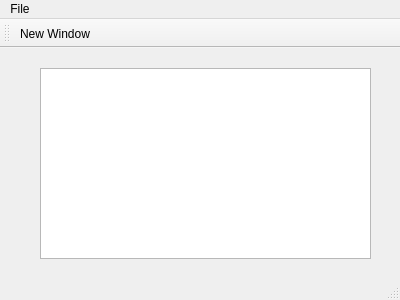
<?xml version="1.0" encoding="UTF-8"?>
<ui version="4.0">
 <class>MainWindow</class>
 <widget class="QMainWindow" name="MainWindow">
  <property name="geometry">
   <rect>
    <x>0</x>
    <y>0</y>
    <width>400</width>
    <height>300</height>
   </rect>
  </property>
  <property name="windowTitle">
   <string>MainWindow</string>
  </property>
  <widget class="QWidget" name="centralWidget">
   <widget class="QPlainTextEdit" name="plainTextEdit">
    <property name="geometry">
     <rect>
      <x>40</x>
      <y>20</y>
      <width>331</width>
      <height>191</height>
     </rect>
    </property>
   </widget>
  </widget>
  <widget class="QMenuBar" name="menuBar">
   <property name="geometry">
    <rect>
     <x>0</x>
     <y>0</y>
     <width>400</width>
     <height>22</height>
    </rect>
   </property>
   <widget class="QMenu" name="menuFile">
    <property name="title">
     <string>File</string>
    </property>
    <addaction name="actionNew_Window"/>
   </widget>
   <addaction name="menuFile"/>
  </widget>
  <widget class="QToolBar" name="mainToolBar">
   <attribute name="toolBarArea">
    <enum>TopToolBarArea</enum>
   </attribute>
   <attribute name="toolBarBreak">
    <bool>false</bool>
   </attribute>
   <addaction name="actionNew_Window"/>
  </widget>
  <widget class="QStatusBar" name="statusBar"/>
  <action name="actionNew_Window">
   <property name="text">
    <string>New Window</string>
   </property>
  </action>
 </widget>
 <layoutdefault spacing="6" margin="11"/>
 <resources/>
 <connections/>
</ui>
